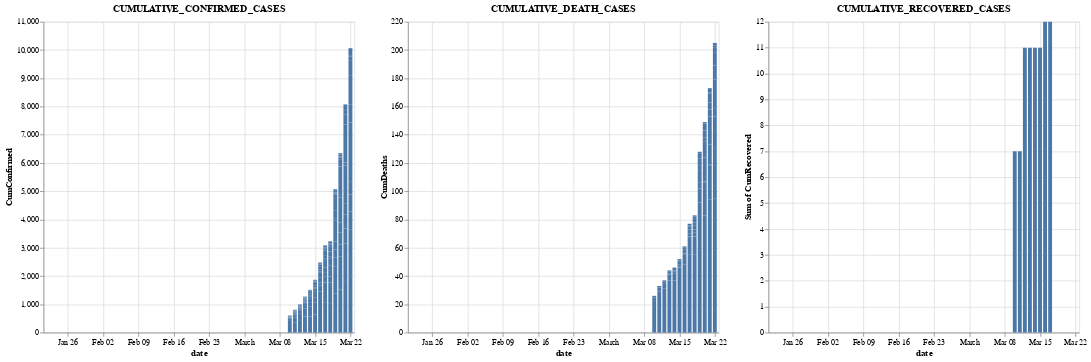

Here is the notebook cell this chart was saved with:
### Code cell
base_cum_confirmed = alt.Chart(allPKUsLocations, width=400, height=400).mark_bar().encode(x='date', y='CumConfirmed')

filter_state_cum_confirmed = base_cum_confirmed.add_selection(
    genre_select
).transform_filter(
    genre_select
).properties(title="CUMULATIVE_CONFIRMED_CASES")

base_cum_deaths = alt.Chart(allPKUsLocations, width=400, height=400).mark_bar().encode(x='date', y='CumDeaths')

filter_state_cum_death = base_cum_deaths.add_selection(
    genre_select
).transform_filter(
    genre_select
).properties(title="CUMULATIVE_DEATH_CASES")

base_cum_recovered = alt.Chart(allPKUsLocations, width=400, height=400).mark_bar().encode(x='date', y='sum(CumRecovered)')


filter_state_cum_recovered = base_cum_recovered.add_selection(
    genre_select
).transform_filter(
    genre_select
).properties(title="CUMULATIVE_RECOVERED_CASES")


# (filter_state_cum_confirmed | filter_state_cum_death | filter_state_cum_recovered)

(filter_state_cum_confirmed | filter_state_cum_death | filter_state_cum_recovered).save('chart.html')

### Figure 1 — Vega-Lite specification as saved in the notebook (floating-point values rounded to 4 significant figures; data arrays with more than 128 entries replaced by an {"elided": "..."} marker saying what was removed)
{"config": {"view": {"continuousWidth": 400, "continuousHeight": 300}}, "hconcat": [{"mark": "bar", "encoding": {"x": {"type": "temporal", "field": "date"}, "y": {"type": "quantitative", "field": "CumConfirmed"}}, "height": 400, "selection": {"PKLocation": {"type": "single", "fields": ["State"], "bind": {"input": "select", "options": ["Georgia", "Massachusetts", "New Jersey", "Illinois", "Colorado", "Texas", "Tennessee", "California", "Nebraska", "Kansas", "Arizona", "Oregon", "Utah", "Washington"]}}}, "title": "CUMULATIVE_CONFIRMED_CASES", "transform": [{"filter": {"selection": "PKLocation"}}], "width": 400}, {"mark": "bar", "encoding": {"x": {"type": "temporal", "field": "date"}, "y": {"type": "quantitative", "field": "CumDeaths"}}, "height": 400, "selection": {"PKLocation": {"type": "single", "fields": ["State"], "bind": {"input": "select", "options": ["Georgia", "Massachusetts", "New Jersey", "Illinois", "Colorado", "Texas", "Tennessee", "California", "Nebraska", "Kansas", "Arizona", "Oregon", "Utah", "Washington"]}}}, "title": "CUMULATIVE_DEATH_CASES", "transform": [{"filter": {"selection": "PKLocation"}}], "width": 400}, {"mark": "bar", "encoding": {"x": {"type": "temporal", "field": "date"}, "y": {"type": "quantitative", "aggregate": "sum", "field": "CumRecovered"}}, "height": 400, "selection": {"PKLocation": {"type": "single", "fields": ["State"], "bind": {"input": "select", "options": ["Georgia", "Massachusetts", "New Jersey", "Illinois", "Colorado", "Texas", "Tennessee", "California", "Nebraska", "Kansas", "Arizona", "Oregon", "Utah", "Washington"]}}}, "title": "CUMULATIVE_RECOVERED_CASES", "transform": [{"filter": {"selection": "PKLocation"}}], "width": 400}], "data": {"name": "data-e8b0975ebfd0a87a29d81bbd1a9d322a"}, "$schema": "https://vega.github.io/schema/vega-lite/v4.0.2.json", "datasets": {"data-e8b0975ebfd0a87a29d81bbd1a9d322a": {"elided": "854 records"}}}
